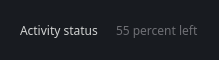
              <widget class="QFrame" name="frame_30">
               <property name="maximumSize">
                <size>
                 <width>16777215</width>
                 <height>60</height>
                </size>
               </property>
               <property name="styleSheet">
                <string notr="true">background-color: #181b20;
border-radius: 20px;
border-bottom-left-radius: 0px;
border-bottom-right-radius: 0px;</string>
               </property>
               <property name="frameShape">
                <enum>QFrame::NoFrame</enum>
               </property>
               <property name="frameShadow">
                <enum>QFrame::Raised</enum>
               </property>
               <layout class="QHBoxLayout" name="horizontalLayout_11">
                <property name="spacing">
                 <number>0</number>
                </property>
                <property name="leftMargin">
                 <number>0</number>
                </property>
                <property name="topMargin">
                 <number>0</number>
                </property>
                <property name="rightMargin">
                 <number>0</number>
                </property>
                <property name="bottomMargin">
                 <number>0</number>
                </property>
                <item>
                 <widget class="QFrame" name="frame_32">
                  <property name="frameShape">
                   <enum>QFrame::NoFrame</enum>
                  </property>
                  <property name="frameShadow">
                   <enum>QFrame::Raised</enum>
                  </property>
                  <layout class="QHBoxLayout" name="horizontalLayout_12">
                   <property name="leftMargin">
                    <number>20</number>
                   </property>
                   <item>
                    <widget class="QLabel" name="label_9">
                     <property name="font">
                      <font>
                       <family>Poppins</family>
                       <weight>50</weight>
                       <bold>false</bold>
                      </font>
                     </property>
                     <property name="styleSheet">
                      <string notr="true">color: #d1d3d2;</string>
                     </property>
                     <property name="frameShape">
                      <enum>QFrame::NoFrame</enum>
                     </property>
                     <property name="text">
                      <string>Activity status</string>
                     </property>
                     <property name="textFormat">
                      <enum>Qt::AutoText</enum>
                     </property>
                    </widget>
                   </item>
                  </layout>
                 </widget>
                </item>
                <item alignment="Qt::AlignRight">
                 <widget class="QFrame" name="frame_33">
                  <property name="frameShape">
                   <enum>QFrame::NoFrame</enum>
                  </property>
                  <property name="frameShadow">
                   <enum>QFrame::Raised</enum>
                  </property>
                  <layout class="QHBoxLayout" name="horizontalLayout_13">
                   <property name="rightMargin">
                    <number>20</number>
                   </property>
                   <item>
                    <widget class="QLabel" name="label_10">
                     <property name="font">
                      <font>
                       <family>Poppins</family>
                       <pointsize>9</pointsize>
                      </font>
                     </property>
                     <property name="styleSheet">
                      <string notr="true">color: #6e6f74;</string>
                     </property>
                     <property name="text">
                      <string>55 percent left</string>
                     </property>
                    </widget>
                   </item>
                  </layout>
                 </widget>
                </item>
               </layout>
              </widget>
